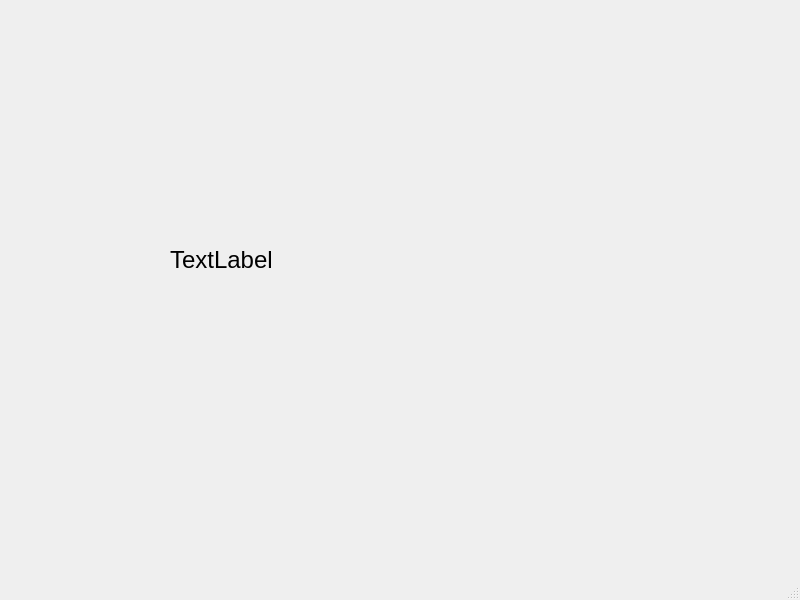
<?xml version="1.0" encoding="UTF-8"?>
<ui version="4.0">
 <class>MainWindow</class>
 <widget class="QMainWindow" name="MainWindow">
  <property name="geometry">
   <rect>
    <x>0</x>
    <y>0</y>
    <width>800</width>
    <height>600</height>
   </rect>
  </property>
  <property name="windowTitle">
   <string>MainWindow</string>
  </property>
  <widget class="QWidget" name="centralwidget">
   <widget class="QLabel" name="label">
    <property name="geometry">
     <rect>
      <x>170</x>
      <y>200</y>
      <width>341</width>
      <height>121</height>
     </rect>
    </property>
    <property name="text">
     <string>&lt;html&gt;&lt;head/&gt;&lt;body&gt;&lt;p&gt;&lt;span style=&quot; font-size:18pt;&quot;&gt;TextLabel&lt;/span&gt;&lt;/p&gt;&lt;/body&gt;&lt;/html&gt;</string>
    </property>
   </widget>
  </widget>
  <widget class="QMenuBar" name="menubar">
   <property name="geometry">
    <rect>
     <x>0</x>
     <y>0</y>
     <width>800</width>
     <height>26</height>
    </rect>
   </property>
  </widget>
  <widget class="QStatusBar" name="statusbar"/>
 </widget>
 <resources/>
 <connections/>
</ui>
